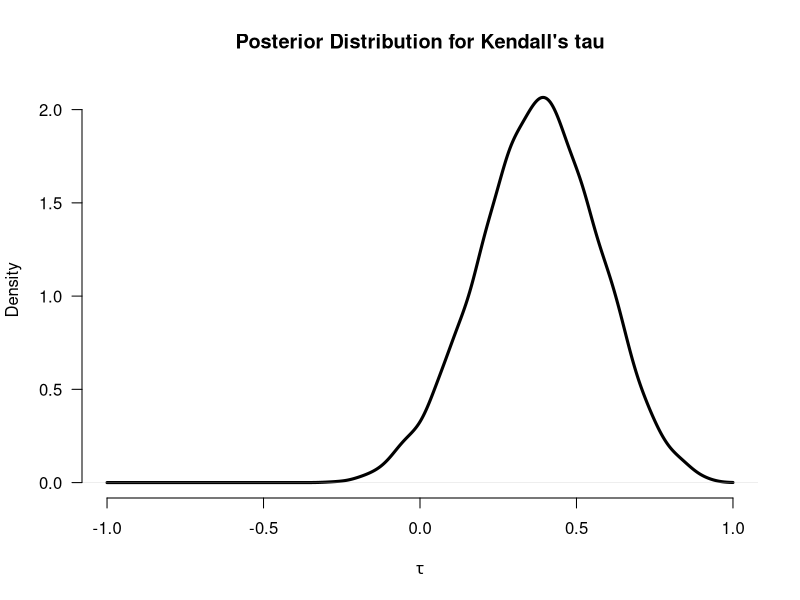

Write the R code that produced this figure.
#################################################################################################
#################################################################################################
#####   This R-code serves to compute a Bayes factor for Kendall's tau, as described in     #####
#####   van Doorn, J.B., Ly, A., Marsman, M. & Wagenmakers, E.-J. (in press). Bayesian      #####
#####   Inference for Kendall’s Rank Correlation Coefficient. The American Statistician.    #####
#################################################################################################
#####   To use it, input your values below for yourKendallTauValue and yourN and run the    #####
#####   whole script. The function call at the bottom will use your values and will compute #####
#####   and print the Bayes factor in the console. The last line will plot the posterior    #####
#####   distribution. This analysis is also available in JASP (www.jasp-stats.org), an      #####
#####   open-source statistical software for Bayesian statistics with a graphical user      #####
#####   interface.                                                                          #####
#################################################################################################
#################################################################################################

#https://osf.io/bg4vw/

yourKendallTauValue <- 0.5111111                      # Input your obtained value for kendall's tau here
yourN <- 10                                  # Input your sample size here, then run the whole script


# Prior specification Kendall's Tau
scaledBetaTau <- function(tau, alpha=1, beta=1){
  result <-   ((pi*2^(-2*alpha))/beta(alpha,alpha))  * cos((pi*tau)/2)^(2*alpha-1)
  return(result)
}

priorTau <- function(tau, kappa){
  scaledBetaTau(tau, alpha = (1/kappa), beta = (1/kappa))
}

priorTauPlus <- function(tau, kappa=1) {
  non.negative.index <- tau >=0
  less.than.one.index <- tau <=1
  value.index <- as.logical(non.negative.index*less.than.one.index)
  result <- tau*0
  result[value.index] <- 2*priorTau(tau[value.index], kappa)
  return(result)
}

priorTauMin <- function(tau, kappa=1) {
  negative.index <- tau <=0
  greater.than.min.one.index <- tau >= -1
  value.index <- as.logical(negative.index*greater.than.min.one.index)
  result <- tau*0
  result[value.index] <- 2*priorTau(tau[value.index], kappa)
  return(result)
}


# Posterior specification Kendall's Tau
postDensKendallTau <- function(delta,Tstar,n,kappa=1,var=var,test="two-sided"){ 
  if(test == "two-sided"){priorDens <- priorTau(delta,kappa)
  } else if(test == "positive"){priorDens <- priorTauPlus(delta,kappa)
  } else if(test == "negative"){priorDens <- priorTauMin(delta,kappa)}
  priorDens <- priorTau(delta,kappa)
  dens <- dnorm(Tstar,(1.5*delta*sqrt(n)),sd=sqrt(var))* priorDens
  return(dens)
}
posteriorTau <- function(delta,kentau,n,kappa=1,var=1,test="two-sided"){
  Tstar <- (kentau * ((n*(n-1))/2))/sqrt(n*(n-1)*(2*n+5)/18)
  var <- min(1,var)
  if(test == "two-sided"){lims <- c(-1,1)
  } else if(test == "positive"){lims <- c(0,1)
  } else if(test == "negative"){lims <- c(-1,0)}
  logicalCensor <- (delta >= lims[1] & delta <= lims[2])
  dens <- logicalCensor*postDensKendallTau(delta,Tstar,n,kappa,var,test=test)/
    integrate(function(delta){postDensKendallTau(delta,Tstar,n,kappa,var,test=test)},lims[1],lims[2])$value
} 

# Bayes factor computation Kendall's Tau
bfCorrieKernelKendallTau <- function(tau, n, kappa=1, var=1, ciValue=0.95){ 
  tempList <- list(vector())
  output <- list(n=n, r=tau, bf10=NA, bfPlus0=NA, bfMin0=NA)
  output$bf10 <- priorTau(0,kappa)/posteriorTau(0,tau,n,kappa=kappa,var=var,test="two-sided")
  output$bfPlus0 <- priorTauPlus(0,kappa)/posteriorTau(0,tau,n,kappa=kappa,var=var,test="positive")
  output$bfMin0 <- priorTauMin(0,kappa)/posteriorTau(0,tau,n,kappa=kappa,var=var,test="negative")
  return(output)
}

# Compute credible intervals kendalls tau
credibleIntervalKendallTau <- function(kentau,n,kappa=1,var=1, test="two-sided", ciValue = 0.95){
  nSeqs <- 1000
  lowCI <- (1-ciValue)/2
  upCI <- (1+ciValue)/2
  taus <- seq(-1,1,length.out = (nSeqs-1))
  densVals <- posteriorTau(taus, kentau, n, kappa = kappa, var = var, test = test)
  densVals <- cumsum((densVals[1:(nSeqs-1)]+densVals[2:nSeqs])*0.5*(taus[2]-taus[1]))
  lowerCI <- taus[which(densVals>=lowCI)[1]]
  upperCI <- taus[which(densVals>=upCI)[1]]
  median <- taus[which(densVals>=0.5)[1]]
  return(list(lowerCI = lowerCI, median = median, upperCI = upperCI))
}

sampleTausA <- function(myTau,myN,nSamples = 3e3, var = 1){
  nSeqs <- 1000
  tauSamples <- NULL
  taus <- seq(-1,1,length.out = nSeqs)
  densVals <- posteriorTau(taus, myTau, myN, var = var)
  ceiling <- max(densVals)
  lowerB <- taus[which(round(densVals,digits=6) != 0 )][1]
  upperB <- rev(taus[which(round(densVals,digits=6) != 0 )])[1]
  
  while(length(tauSamples) < nSamples){
    prop <- runif(1,lowerB,upperB)
    propDens <- posteriorTau(prop, myTau, myN, var = var)
    if(propDens > runif(1,0,ceiling)){tauSamples <- c(tauSamples,prop)}
  }
  return(tauSamples)
}



bfCorrieKernelKendallTau(tau = yourKendallTauValue, n = yourN)  # This function call will carry out the computations
# and returns a list with the Bayes factors (regular, plussided, minsided)

# The following code plots a (simple) posterior distribution of your results.
plot(density(sampleTausA(myTau = yourKendallTauValue, myN = yourN),from = -1, to = 1), las = 1, bty = "n", lwd=3, 
     main = "Posterior Distribution for Kendall's tau", xlab = expression(tau))